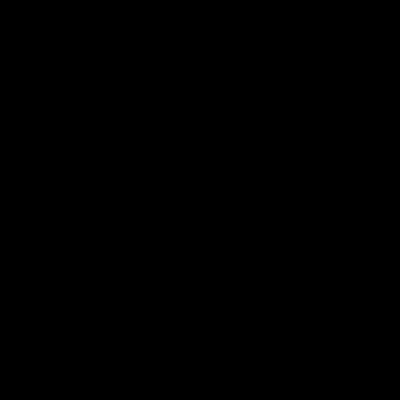
Frame 1 (no input)
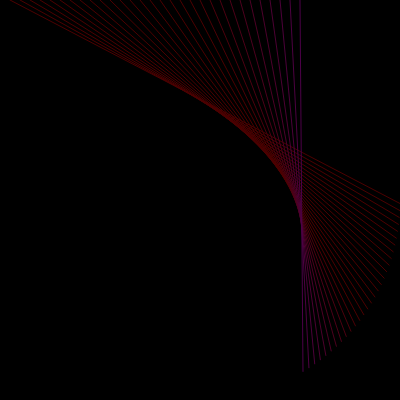
Frame 60 (no input)
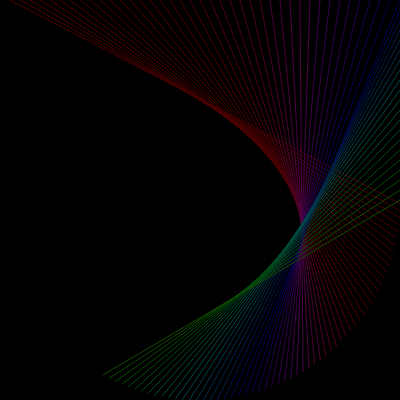
Frame 120 (the mouse pressed at the canvas centre since frame 60)

The p5.js sketch that drew these frames (run headless with seeded random() and noise() and a simulated clock; from frame 60 on, the mouse is pressed at the canvas centre):

// p5.js sketch
// ── sketch.js
var angle1;

var x = 0;
var y = 0;
var borderStep = 5;
 
function setup() {
  createCanvas(400, 400);
  angle1 = 0;
  angle2 = 0;
  background(0);
  colorMode(HSB);
}
 
function draw() {
  push();
  colorMode(RGB);
  background(0, 1);
  pop();
  
  // 
  noFill();
  noStroke();
  ax=200*cos(radians(angle1)) + width/2;
  ay=200*sin(radians(angle1)) + height/2;
  ellipse(x, y, 5, 5);
  

  
  if(x < width && y == 0) {
    x += borderStep;
  } else if(x == width && y < height) {
    y += borderStep
  } else if(y == height && x > 0) {
    x -= borderStep;
  } else if(x == 0 && y > 0) {
    y -= borderStep;
  }
  
  if(x > width) {
    x = width;
  }
  if(y > height) {
    y = height;
  }
      
  stroke(ax,ay, 30);
  if(frameCount % 2 == 0) {
  	line(x,y, ax, ay);
  }
  
  angle1+=1;
}
